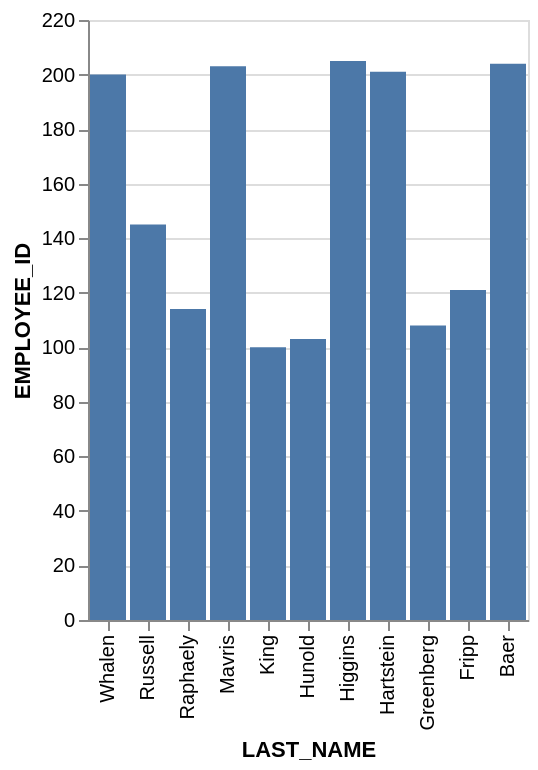

Write the Vega-Lite specification saved for this chart.
### Vega-Lite specification from a JSON file in a GitHub repository (floating-point values rounded to 4 significant figures)
{"data": {"values": [{"x_data": "Whalen", "y_data": 200}, {"x_data": "Russell", "y_data": 145}, {"x_data": "Raphaely", "y_data": 114}, {"x_data": "Mavris", "y_data": 203}, {"x_data": "King", "y_data": 100}, {"x_data": "Hunold", "y_data": 103}, {"x_data": "Higgins", "y_data": 205}, {"x_data": "Hartstein", "y_data": 201}, {"x_data": "Greenberg", "y_data": 108}, {"x_data": "Fripp", "y_data": 121}, {"x_data": "Baer", "y_data": 204}]}, "mark": "bar", "encoding": {"x": {"field": "x_data", "type": "nominal", "title": "LAST_NAME", "sort": "descending"}, "y": {"field": "y_data", "type": "quantitative", "title": "EMPLOYEE_ID"}}}
